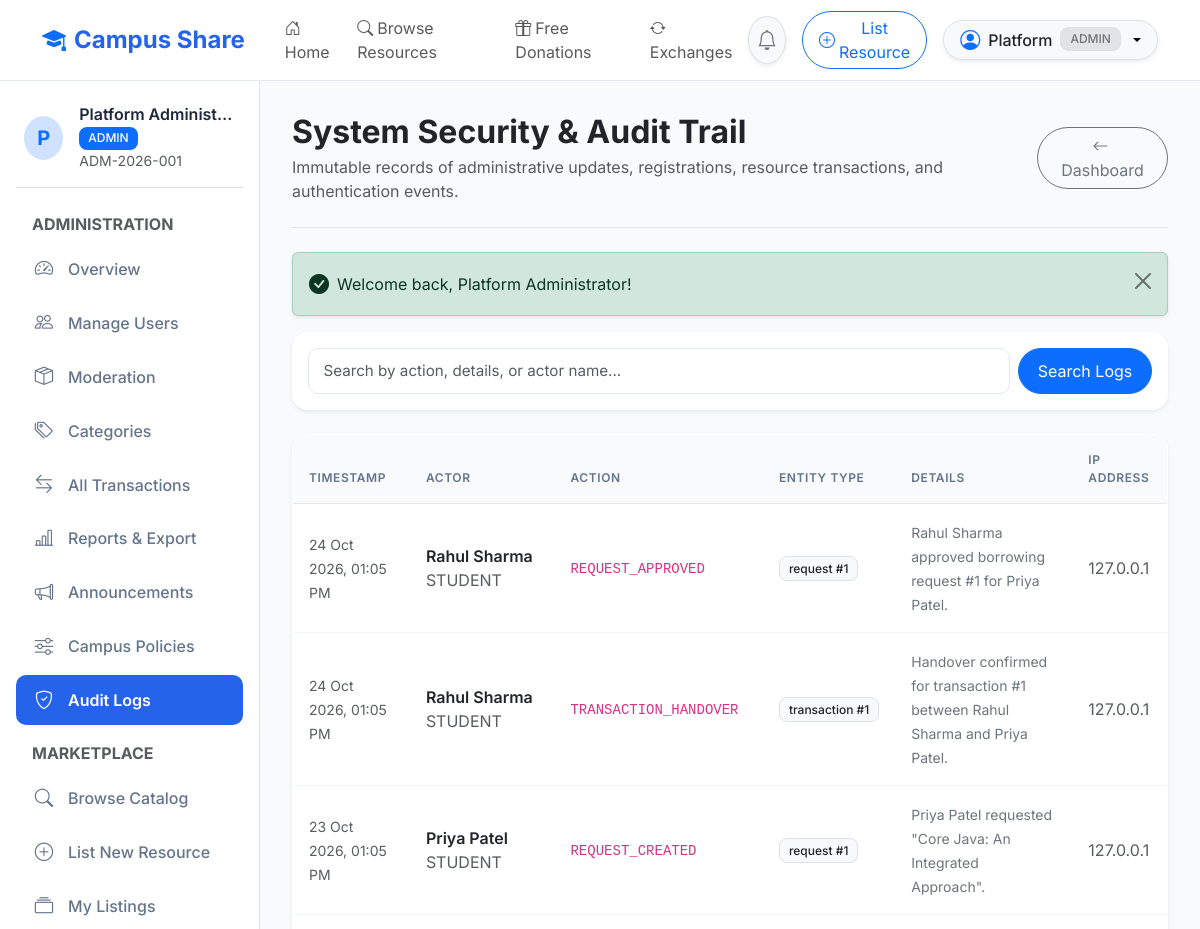
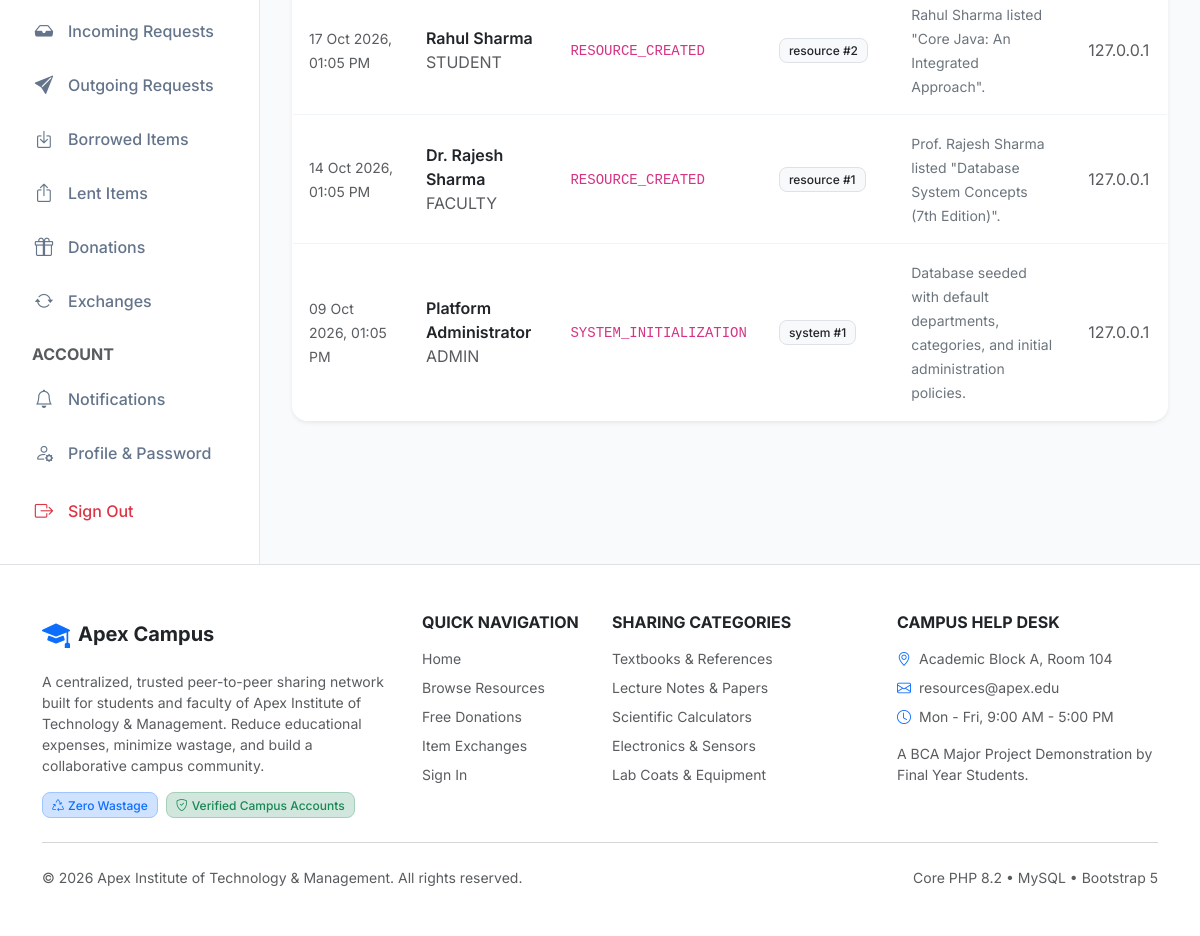
/admin/audit_logs.php (signed in), run on the app's committed database (2 pictures, top to bottom).
### tables this page shows
CREATE TABLE `users` (
    `id` INT AUTO_INCREMENT PRIMARY KEY,
    `full_name` VARCHAR(100) NOT NULL,
    `email` VARCHAR(150) NOT NULL UNIQUE,
    `password_hash` VARCHAR(255) NOT NULL,
    `institution_id` VARCHAR(50) NOT NULL UNIQUE,
    `department_id` INT NULL,
    `role` ENUM('student', 'faculty', 'admin') NOT NULL DEFAULT 'student',
    `course` VARCHAR(100) NULL,
    `semester` INT NULL,
    `designation` VARCHAR(100) NULL,
    `phone` VARCHAR(30) NULL,
    `profile_image` VARCHAR(255) NULL,
    `account_status` ENUM('active', 'suspended', 'pending') NOT NULL DEFAULT 'active',
    `created_at` TIMESTAMP DEFAULT CURRENT_TIMESTAMP,
    `updated_at` TIMESTAMP DEFAULT CURRENT_TIMESTAMP ON UPDATE CURRENT_TIMESTAMP,
    INDEX `idx_users_role` (`role`),
    INDEX `idx_users_status` (`account_status`),
    CONSTRAINT `fk_users_department` FOREIGN KEY (`department_id`) REFERENCES `departments`(`id`) ON DELETE SET NULL
);

CREATE TABLE `audit_logs` (
    `id` INT AUTO_INCREMENT PRIMARY KEY,
    `actor_id` INT NULL,
    `action` VARCHAR(100) NOT NULL,
    `entity_type` VARCHAR(50) NOT NULL,
    `entity_id` INT NULL,
    `details` TEXT NULL,
    `ip_address` VARCHAR(45) NULL,
    `created_at` TIMESTAMP DEFAULT CURRENT_TIMESTAMP,
    INDEX `idx_audit_actor` (`actor_id`),
    INDEX `idx_audit_action` (`action`),
    CONSTRAINT `fk_audit_actor` FOREIGN KEY (`actor_id`) REFERENCES `users`(`id`) ON DELETE SET NULL
);

### includes/auth.php (called while the page is built, shortened)
<?php
function is_logged_in(): bool {
    return !empty($_SESSION['user_id']) && !empty($_SESSION['user_role']);
}
function current_user(bool $refresh = false): ?array {
    static $cachedUser = null;
    if ($cachedUser !== null && !$refresh) {
        return $cachedUser;
    }
    try {
        $pdo = Database::getConnection();
        $stmt = $pdo->prepare("
            SELECT u.*, d.department_name, d.department_code
            FROM users u
            LEFT JOIN departments d ON u.department_id = d.id
            WHERE u.id = ?
        ");
        $stmt->execute([$_SESSION['user_id']]);
        $user = $stmt->fetch();
        if ($user && $user['account_status'] === 'active') {
            $cachedUser = $user;
            return $user;
        } else {
            logout_user();
            return null;
        }
    } catch (Exception $e) {
        error_log("Failed to fetch current user: " . $e->getMessage());
        return null;
    }
}
function require_auth(): void {
    $user = current_user();
}
function require_role(array|string $roles): void {
    require_auth();
}

### admin/audit_logs.php (the view, shortened to what this page needs)
<?php
require_role('admin');
$pdo = Database::getConnection();
$search = trim($_GET['search'] ?? '');
$sql = "
    SELECT a.*, u.full_name as actor_name, u.role as actor_role
    FROM audit_logs a
    LEFT JOIN users u ON a.actor_id = u.id
    WHERE 1=1
";
$params = [];
$sql .= " ORDER BY a.created_at DESC LIMIT 100";
$stmt = $pdo->prepare($sql);
$stmt->execute($params);
$logs = $stmt->fetchAll();
require_once BASE_PATH . '/includes/header.php';
?>
<div class="dashboard-layout">
    <?php require_once BASE_PATH . '/includes/sidebar.php'; ?>
    <main class="dashboard-content">
        <div class="d-flex justify-content-between align-items-center pb-4 mb-4 border-bottom">
            <div>
                <h2 class="fw-bold text-dark mb-1">System Security & Audit Trail</h2>
                <p class="text-muted mb-0">Immutable records of administrative updates, registrations, resource transactions, and authentication events.</p>
            </div>
            <a href="<?= APP_URL ?>/admin/dashboard.php" class="btn btn-outline-secondary rounded-pill px-3">
                <i class="bi bi-arrow-left me-1"></i> Dashboard
            </a>
        </div>
        <?= display_flash_alerts() ?>
        <div class="card border-0 rounded-4 shadow-sm bg-white p-3 mb-4">
            <form method="GET" action="<?= APP_URL ?>/admin/audit_logs.php" class="row g-2">
                <div class="col-md-10">
                    <input type="text" name="search" class="form-control" placeholder="Search by action, details, or actor name..." value="<?= e($search) ?>">
                </div>
                <div class="col-md-2 d-grid">
                    <button type="submit" class="btn btn-primary rounded-pill">Search Logs</button>
                </div>
            </form>
        </div>
        <div class="card border-0 rounded-4 shadow-sm bg-white overflow-hidden">
            <div class="table-responsive">
                <table class="table table-custom align-middle mb-0">
                    <thead>
                        <tr>
                            <th>Timestamp</th>
                            <th>Actor</th>
                            <th>Action</th>
                            <th>Entity Type</th>
                            <th>Details</th>
                            <th>IP Address</th>
                        </tr>
                    </thead>
                    <tbody>
                        <?php if (empty($logs)): ?>
                            <tr>
                                <td colspan="6" class="text-center py-4 text-muted">No audit log records found.</td>
                            </tr>
                        <?php else: ?>
                            <?php foreach ($logs as $l): ?>
                                <tr>
                                    <td><span class="small text-muted"><?= format_datetime($l['created_at']) ?></span></td>
                                    <td>
                                        <div class="fw-semibold text-dark"><?= e($l['actor_name'] ?? 'System / Anonymous') ?></div>
                                        <?php if (!empty($l['actor_role'])): ?>
                                            <span class="text-xs text-muted text-uppercase"><?= e($l['actor_role']) ?></span>
                                        <?php endif; ?>
                                    </td>
                                    <td><code><?= e($l['action']) ?></code></td>
                                    <td><span class="badge bg-light text-dark border text-xs"><?= e($l['entity_type']) ?> #<?= $l['entity_id'] ?? '-' ?></span></td>
                                    <td><span class="small text-secondary"><?= e($l['details'] ?? '') ?></span></td>
                                    <td><span class="text-xs text-muted"><?= e($l['ip_address'] ?? '127.0.0.1') ?></span></td>
                                </tr>
                            <?php endforeach; ?>
                        <?php endif; ?>
                    </tbody>
                </table>
            </div>
        </div>
    </main>
</div>
<?php require_once BASE_PATH . '/includes/footer.php'; ?>

### includes/navbar.php (shortened to what this page needs)
<?php
$currentUser = is_logged_in() ? current_user() : null;
?>
<nav class="navbar navbar-expand-lg navbar-custom sticky-top py-2">
    <div class="container">
        <a class="navbar-brand fs-4" href="<?= APP_URL ?>/index.php">
            <i class="bi bi-mortarboard-fill text-primary"></i>
            <span>Campus Share</span>
        </a>
        <div class="collapse navbar-collapse" id="navbarMain">
            <ul class="navbar-nav me-auto mb-2 mb-lg-0 ms-lg-3">
                <li class="nav-item">
                    <a class="nav-link <?= (basename($_SERVER['PHP_SELF']) == 'index.php') ? 'active fw-semibold' : '' ?>" href="<?= APP_URL ?>/index.php">
                        <i class="bi bi-house-door me-1"></i>Home
                    </a>
                </li>
                <li class="nav-item">
                    <a class="nav-link <?= (basename($_SERVER['PHP_SELF']) == 'browse_resources.php') ? 'active fw-semibold' : '' ?>" href="<?= APP_URL ?>/student/browse_resources.php">
                        <i class="bi bi-search me-1"></i>Browse Resources
                    </a>
                </li>
                <li class="nav-item">
                    <a class="nav-link <?= (basename($_SERVER['PHP_SELF']) == 'donations.php') ? 'active fw-semibold' : '' ?>" href="<?= APP_URL ?>/student/donations.php">
                        <i class="bi bi-gift me-1"></i>Free Donations
                    </a>
                </li>
                <li class="nav-item">
                    <a class="nav-link <?= (basename($_SERVER['PHP_SELF']) == 'exchanges.php') ? 'active fw-semibold' : '' ?>" href="<?= APP_URL ?>/student/exchanges.php">
                        <i class="bi bi-arrow-repeat me-1"></i>Exchanges
                    </a>
                </li>
            </ul>
            <div class="d-flex align-items-center gap-3">
                <?php if ($currentUser): ?>
                    <a href="<?= APP_URL ?>/student/notifications.php" class="btn btn-light position-relative rounded-circle border shadow-sm p-2" title="Notifications">
                        <i class="bi bi-bell text-secondary fs-5"></i>
                    </a>
                    <a href="<?= APP_URL ?>/student/add_resource.php" class="btn btn-outline-primary rounded-pill px-3 py-1 text-sm d-none d-sm-inline-flex align-items-center gap-1">
                        <i class="bi bi-plus-circle"></i>
                        <span>List Resource</span>
                    </a>
                    <div class="dropdown">
                        <button class="btn btn-light dropdown-toggle border rounded-pill d-flex align-items-center gap-2 py-1 px-3 shadow-sm" type="button" data-bs-toggle="dropdown" aria-expanded="false">
                            <i class="bi bi-person-circle fs-5 text-primary"></i>
                            <span class="fw-medium text-dark"><?= e(explode(' ', $currentUser['full_name'])[0]) ?></span>
                            <span class="badge bg-secondary-subtle text-secondary border text-xs"><?= strtoupper($currentUser['role']) ?></span>
                        </button>
                    </div>
                <?php else: ?>
                    <a href="<?= APP_URL ?>/login.php" class="btn btn-outline-primary rounded-pill px-4">Sign In</a>
                    <a href="<?= APP_URL ?>/register.php" class="btn btn-primary rounded-pill px-4">Register</a>
                <?php endif; ?>
            </div>
        </div>
    </div>
</nav>

### includes/sidebar.php (shortened to what this page needs)
<?php
$user = current_user();
$role = $user['role'];
$currentScript = basename($_SERVER['PHP_SELF']);
$currentDir = basename(dirname($_SERVER['PHP_SELF']));
?>
<aside class="dashboard-sidebar">
    <div class="d-flex align-items-center gap-3 mb-4 pb-3 border-bottom px-2">
        <div class="rounded-circle bg-primary-subtle text-primary d-flex align-items-center justify-content-center fw-bold fs-5" style="width: 44px; height: 44px;">
            <?= strtoupper(substr($user['full_name'], 0, 1)) ?>
        </div>
        <div class="overflow-hidden">
            <h6 class="mb-0 text-truncate fw-semibold"><?= e($user['full_name']) ?></h6>
            <span class="badge bg-primary text-white text-xs text-uppercase"><?= e($user['role']) ?></span>
            <small class="d-block text-muted text-xs text-truncate"><?= e($user['institution_id']) ?></small>
        </div>
    </div>
    <nav class="sidebar-nav">
        <?php if ($role === 'admin'): ?>
            <div class="text-xs text-uppercase text-muted fw-bold px-3 mb-2">Administration</div>
            <a href="<?= APP_URL ?>/admin/dashboard.php" class="nav-link <?= ($currentScript == 'dashboard.php' && $currentDir == 'admin') ? 'active' : '' ?>">
                <i class="bi bi-speedometer2"></i> Overview
            </a>
            <a href="<?= APP_URL ?>/admin/users.php" class="nav-link <?= ($currentScript == 'users.php') ? 'active' : '' ?>">
                <i class="bi bi-people"></i> Manage Users
            </a>
            <a href="<?= APP_URL ?>/admin/resources.php" class="nav-link <?= ($currentScript == 'resources.php' && $currentDir == 'admin') ? 'active' : '' ?>">
                <i class="bi bi-box-seam"></i> Moderation
            </a>
            <a href="<?= APP_URL ?>/admin/categories.php" class="nav-link <?= ($currentScript == 'categories.php') ? 'active' : '' ?>">
                <i class="bi bi-tags"></i> Categories
            </a>
            <a href="<?= APP_URL ?>/admin/transactions.php" class="nav-link <?= ($currentScript == 'transactions.php') ? 'active' : '' ?>">
                <i class="bi bi-arrow-left-right"></i> All Transactions
            </a>
            <a href="<?= APP_URL ?>/admin/reports.php" class="nav-link <?= ($currentScript == 'reports.php') ? 'active' : '' ?>">
                <i class="bi bi-bar-chart-line"></i> Reports & Export
            </a>
            <a href="<?= APP_URL ?>/admin/announcements.php" class="nav-link <?= ($currentScript == 'announcements.php' && $currentDir == 'admin') ? 'active' : '' ?>">
                <i class="bi bi-megaphone"></i> Announcements
            </a>
            <a href="<?= APP_URL ?>/admin/settings.php" class="nav-link <?= ($currentScript == 'settings.php') ? 'active' : '' ?>">
                <i class="bi bi-sliders"></i> Campus Policies
            </a>
            <a href="<?= APP_URL ?>/admin/audit_logs.php" class="nav-link <?= ($currentScript == 'audit_logs.php') ? 'active' : '' ?>">
                <i class="bi bi-shield-check"></i> Audit Logs
            </a>
            <div class="text-xs text-uppercase text-muted fw-bold px-3 mt-3 mb-2">Marketplace</div>
        <?php endif; ?>
        <a href="<?= APP_URL ?>/student/browse_resources.php" class="nav-link <?= ($currentScript == 'browse_resources.php') ? 'active' : '' ?>">
            <i class="bi bi-search"></i> Browse Catalog
        </a>
        <a href="<?= APP_URL ?>/student/add_resource.php" class="nav-link <?= ($currentScript == 'add_resource.php') ? 'active' : '' ?>">
            <i class="bi bi-plus-circle"></i> List New Resource
        </a>
        <a href="<?= APP_URL ?>/student/my_resources.php" class="nav-link <?= ($currentScript == 'my_resources.php') ? 'active' : '' ?>">
            <i class="bi bi-collection"></i> My Listings
        </a>
        <a href="<?= APP_URL ?>/student/lending_requests.php" class="nav-link <?= ($currentScript == 'lending_requests.php') ? 'active' : '' ?>">
            <i class="bi bi-inbox-fill"></i> Incoming Requests
        </a>
        <a href="<?= APP_URL ?>/student/my_requests.php" class="nav-link <?= ($currentScript == 'my_requests.php') ? 'active' : '' ?>">
            <i class="bi bi-send-fill"></i> Outgoing Requests
        </a>
        <a href="<?= APP_URL ?>/student/borrowed_items.php" class="nav-link <?= ($currentScript == 'borrowed_items.php') ? 'active' : '' ?>">
            <i class="bi bi-box-arrow-in-down"></i> Borrowed Items
        </a>
        <a href="<?= APP_URL ?>/student/lent_items.php" class="nav-link <?= ($currentScript == 'lent_items.php') ? 'active' : '' ?>">
            <i class="bi bi-box-arrow-up"></i> Lent Items
        </a>
        <a href="<?= APP_URL ?>/student/donations.php" class="nav-link <?= ($currentScript == 'donations.php') ? 'active' : '' ?>">
            <i class="bi bi-gift"></i> Donations
        </a>
        <a href="<?= APP_URL ?>/student/exchanges.php" class="nav-link <?= ($currentScript == 'exchanges.php') ? 'active' : '' ?>">
            <i class="bi bi-arrow-repeat"></i> Exchanges
        </a>
        <div class="text-xs text-uppercase text-muted fw-bold px-3 mt-3 mb-2">Account</div>
        <a href="<?= APP_URL ?>/student/notifications.php" class="nav-link <?= ($currentScript == 'notifications.php') ? 'active' : '' ?>">
            <i class="bi bi-bell"></i> Notifications
        </a>
        <a href="<?= APP_URL ?>/student/profile.php" class="nav-link <?= ($currentScript == 'profile.php') ? 'active' : '' ?>">
            <i class="bi bi-person-gear"></i> Profile & Password
        </a>
        <a href="<?= APP_URL ?>/logout.php" class="nav-link text-danger mt-2">
            <i class="bi bi-box-arrow-right"></i> Sign Out
        </a>
    </nav>
</aside>

### data on the page
users: full_name "Platform", role "ADMIN", full_name "P", full_name "Platform Administ…", institution "ADM-2026-001"
audit_logs: created_at "24 Oct 2026, 01:05 PM", actor.full_name "Rahul Sharma", actor.role "STUDENT", action "REQUEST_APPROVED", entity_type "request", entity "1", details "Rahul Sharma approved borrowing request #1 for Priya Patel.", ip_address "127.0.0.1"
audit_logs: created_at "24 Oct 2026, 01:05 PM", actor.full_name "Rahul Sharma", actor.role "STUDENT", action "TRANSACTION_HANDOVER", entity_type "transaction", entity "1", details "Handover confirmed for transaction #1 between Rahul Sharma and Priya Patel.", ip_address "127.0.0.1"
audit_logs: created_at "23 Oct 2026, 01:05 PM", actor.full_name "Priya Patel", actor.role "STUDENT", action "REQUEST_CREATED", entity_type "request", entity "1", details "Priya Patel requested \"Core Java: An Integrated Approach\".", ip_address "127.0.0.1"
audit_logs: created_at "17 Oct 2026, 01:05 PM", actor.full_name "Rahul Sharma", actor.role "STUDENT", action "RESOURCE_CREATED", entity_type "resource", entity "2", details "Rahul Sharma listed \"Core Java: An Integrated Approach\".", ip_address "127.0.0.1"
audit_logs: created_at "14 Oct 2026, 01:05 PM", actor.full_name "Dr. Rajesh Sharma", actor.role "FACULTY", action "RESOURCE_CREATED", entity_type "resource", entity "1", details "Prof. Rajesh Sharma listed \"Database System Concepts (7th Edition)\".", ip_address "127.0.0.1"
audit_logs: created_at "09 Oct 2026, 01:05 PM", actor.full_name "Platform Administrator", actor.role "ADMIN", action "SYSTEM_INITIALIZATION", entity_type "system", entity "1", details "Database seeded with default departments, categories, and initial administration policies.", ip_address "127.0.0.1"

### other printed values
$msg "Welcome back, Platform Administrator!"
APP_NAME "Apex Campus"
INSTITUTION_NAME "Apex Institute of Technology & Management"
get_setting('campus_help_desk', 'Academic Block A, Room 104') "Academic Block A, Room 104"
get_setting('campus_contact_email', 'resources@apex.edu') "resources@apex.edu"
